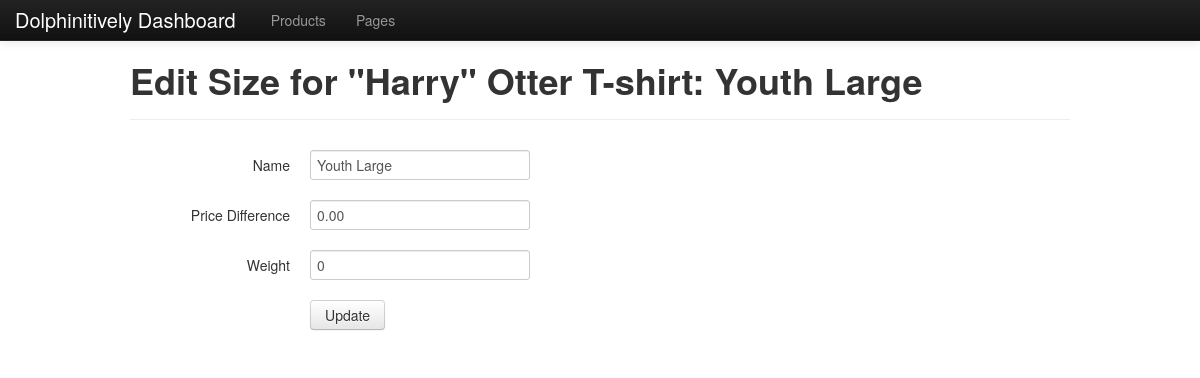
Page /admin/sizes.php?action=edit&id=14&product_id=4 on the committed database.
### tables this page shows
CREATE TABLE IF NOT EXISTS `sizes` (
  `id` int(11) NOT NULL AUTO_INCREMENT,
  `name` varchar(64) NOT NULL,
  `price_difference` decimal(10,2) NOT NULL DEFAULT '0.00',
  `product_id` int(11) NOT NULL,
  `weight` int(11) NOT NULL DEFAULT '0',
  `created_at` timestamp NOT NULL DEFAULT CURRENT_TIMESTAMP,
  PRIMARY KEY (`id`)
);

### templates/admin/sizes/edit.php (the view, shortened to what this page needs)
<div class="page-header">
  <h1><?= h($page_title) ?></h1>
</div>
<form id="page-form" action="sizes.php?action=update&amp;product_id=<?= h($product['id']) ?>" class="form-horizontal" method="post">
  <div class="control-group">
    <label class="control-label" for="name">Name</label>
    <div class="controls">
      <input type="text" name="name" id="name" placeholder="Name" value="<?= h($size['name']) ?>">
    </div>
  </div>
  <div class="control-group">
    <label class="control-label" for="price_difference">Price Difference</label>
    <div class="controls">
      <input type="text" name="price_difference" id="price_difference" placeholder="Price Difference" value="<?= number_format($size['price_difference'], 2) ?>">
    </div>
  </div>
  <div class="control-group">
    <label class="control-label" for="weight">Weight</label>
    <div class="controls">
      <input type="text" name="weight" id="weight" placeholder="Weight" value="<?= h($size['weight']) ?>">
    </div>
  </div>
  <div class="control-group">
    <div class="controls">
      <button type="submit" class="btn">Update</button>
    </div>
  </div>
</form>

### css/style.css (style rules this page uses)
body { padding-top: 40px; padding-bottom: 40px; }

### rows in the picture
sizes: name "Youth Large", price_difference "0.00", weight "0"

### other values in the picture
$page_title "Edit Size for \"Harry\" Otter T-shirt: Youth Large"
